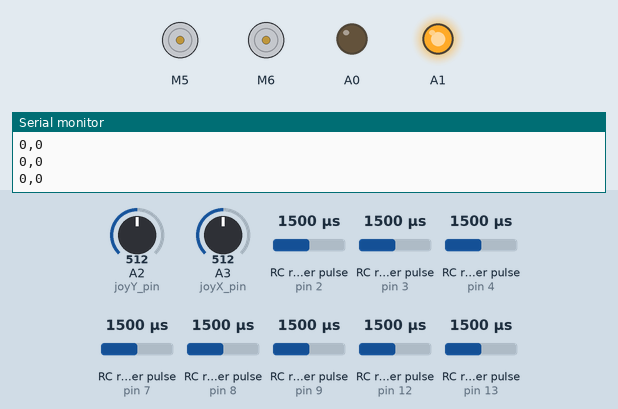
Simulated run of this sketch. Board: Arduino Uno, built with avr-gcc and run on an emulated ATmega328P. Shown: 2 × DC motor (green arrow = forward, orange = backward, longer = faster), output pins drawn as LEDs (lit = HIGH), the last lines printed to the serial monitor. Wiring (inferred from the names in the program): 8 × RC receiver channel: data pin 2 / data pin 3 / data pin 4 / data pin 7 / data pin 8 / data pin 9 / data pin 12 / data pin 13. Inputs (shaded band) come from the test bench; at power-on: RC receiver pulse (sensors on pin 12, pin 2, pin 7, pin 8, pin 3, pin 4, pin 9, pin 13) 1500 µs, A2 (joyY_pin) = 512, A3 (joyX_pin) = 512.

Above: at 1.2 s.
1.3 s: RC receiver pulse (sensor on pin 12) set to 1020 µs
At 2.6 s:
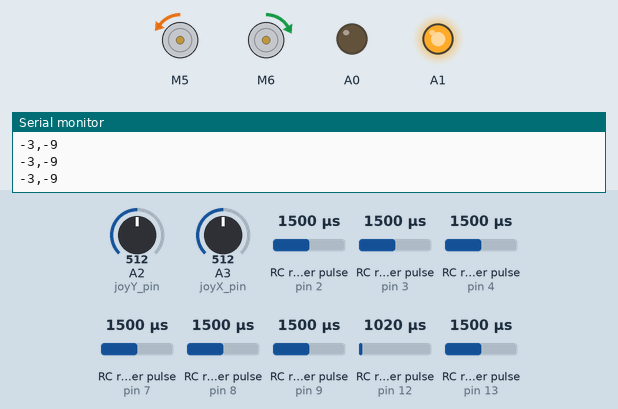
2.9 s: RC receiver pulse (sensor on pin 2) set to 1020 µs
At 4.5 s:
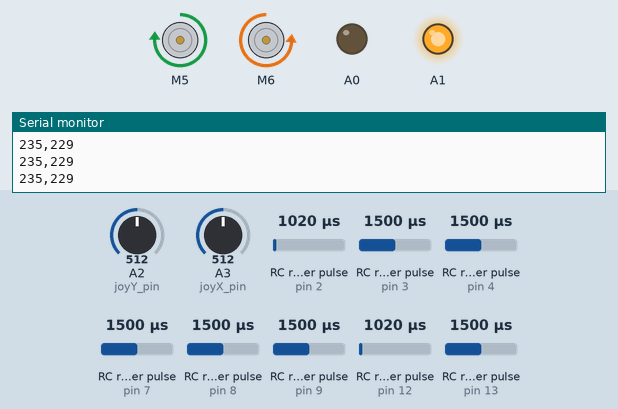
5.1 s: RC receiver pulse (sensor on pin 7) set to 1166 µs
6.6 s: RC receiver pulse (sensor on pin 7) set to 1134 µs
At 7.4 s:
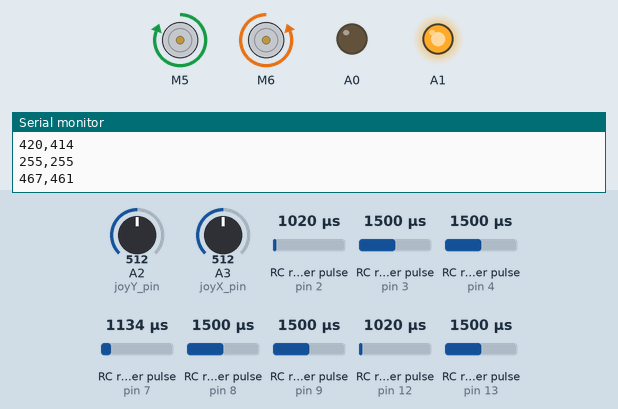
8.2 s: RC receiver pulse (sensor on pin 2) set to 1500 µs
At 8.76 s:
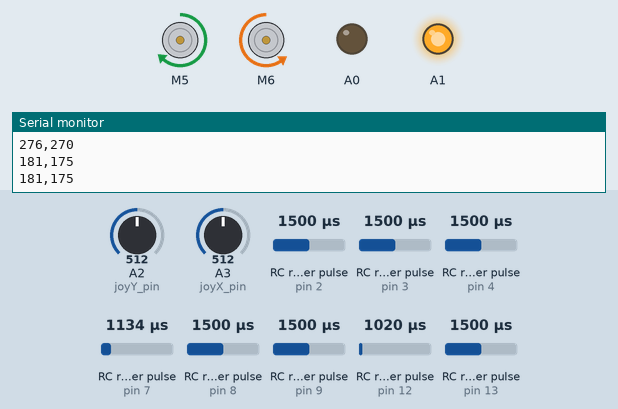
10.3 s: RC receiver pulse (sensor on pin 8) set to 1020 µs
At 12.1 s:
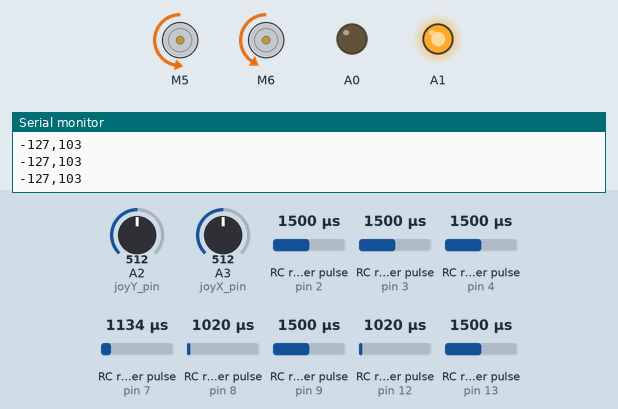
Timing chart, 0 to 13.5 s (numbered marks = the images above; inputs shaded):
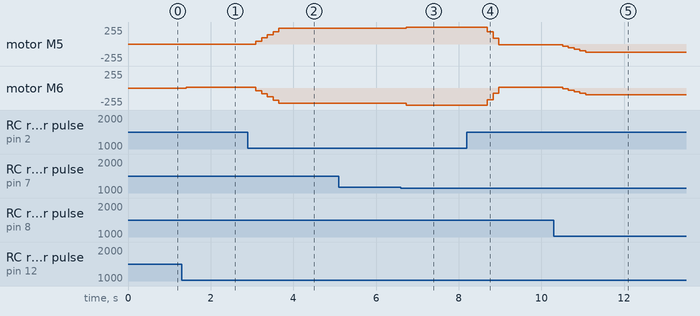

Measured:
- after the input at 1.3 s, motor M5: stopped → backward 3/255 after 0.11 s; motor M6: stopped → forward 9/255 after 0.11 s
- after the input at 2.9 s, motor M5: moves from backward 3/255 to forward 235/255 over 0.56 s, starting after 0.19 s; motor M6: moves from forward 9/255 to backward 229/255 over 0.56 s, starting after 0.19 s
- after the input at 6.6 s, motor M5: forward 235/255 → forward 255/255 after 0.13 s; motor M6: backward 229/255 → backward 255/255 after 0.13 s
- after the input at 8.2 s, motor M5: forward 255/255 → forward 181/255 after 0.49 s, → forward 86/255 0.14 s later, → backward 9/255 0.14 s later; motor M6: backward 255/255 → backward 175/255 after 0.49 s, → backward 80/255 0.14 s later, → forward 15/255 0.14 s later
- after the input at 10.3 s, motor M5: moves from backward 9/255 to backward 127/255 over 0.56 s, starting after 0.21 s; motor M6: moves from forward 15/255 to backward 103/255 over 0.56 s, starting after 0.21 s

The sketch:

RC_drivecode_1.0.ino
```cpp
#include "CytronMotorDriver.h"

#define CH1 8 //right x
#define CH2 2 //right y
#define CH3 3 //left y (not springy)
#define CH4 4 //left x
#define CH5 7 //switch a
#define CH6 12 //switch c (3-positon)
#define CH7 13 //switch f
#define CH8 9 //switch h (springy)

#define joyX_pin A3
#define joyY_pin A2
#define joyButt_pin A4

int joyXOff = 0;
int joyYOff = 0;
int speedMultiplier = 1;
double curveX = 1.5;
double curveY = 1.5;

#define JOY_DEADZONE 15

//#define rightMotorMagnitude 9
//#define rightMotorDirection 10
//#define rightMotorDirectionReverse 11
//#define leftMotorMagnitude 5
//#define leftMotorDirection 6
//#define leftMotorDirectionReverse 7
CytronMD leftMotor(PWM_DIR, 5, 10);
CytronMD rightMotor(PWM_DIR, 6, 11);


#define PWM_VCC 13
#define PWM_GND 12

const int chXInterval = 5; // the window to integrate over. Increase this value to increase smoothing
float chXRunningSum = 0;  // this is integrated
int chXReadingList[chXInterval];
int chXPointer = 0;

const int chYInterval = 5; // the window to integrate over. Increase this value to increase smoothing
float chYRunningSum = 0;  // this is integrated
int chYReadingList[chYInterval];
int chYPointer = 0;

uint8_t framesToSkip = 80; // how many iterations of the loop to go through before making a new controller reading
uint8_t frameCounter = 0;

void setup() {
  pinMode(A1, OUTPUT);
  pinMode(A0, OUTPUT);
  digitalWrite(A1, HIGH); // power for the joystick
  digitalWrite(A0, LOW);

  digitalWrite(PWM_GND, LOW); // power for pwm
  digitalWrite(PWM_VCC, HIGH);

  pinMode(CH1, INPUT);
  pinMode(CH2, INPUT);
  pinMode(CH3, INPUT);
  pinMode(CH4, INPUT);
  pinMode(CH5, INPUT);
  pinMode(CH6, INPUT);
  pinMode(CH7, INPUT);
  pinMode(CH8, INPUT);

  pinMode(joyX_pin, INPUT);
  pinMode(joyY_pin, INPUT);

  //pinMode(rightMotorMagnitude, OUTPUT);
  //pinMode(rightMotorDirectionForward, OUTPUT);
  //pinMode(rightMotorDirectionReverse, OUTPUT);
  //pinMode(leftMotorMagnitude, OUTPUT);
  //pinMode(leftMotorDirectionForward, OUTPUT);
  //pinMode(leftMotorDirectionReverse, OUTPUT);

  Serial.begin(115200);

  // initialize to all 0
  for (int i = 0; i < chXInterval; i++) {
    chXReadingList[i] = 0;
  }
  for (int i = 0; i < chYInterval; i++) {
    chYReadingList[i] = 0;
  }

  // account for joystick offset
  joyXOff = analogRead(joyX_pin) - 1024/2;
  joyYOff = analogRead(joyY_pin) - 1024/2;

  waitForStartCondition();
}

void loop() {
  // this might be done better with delay(ms);
  if(++frameCounter % framesToSkip == 0) {

    int joyX_raw = analogRead(joyX_pin) - joyXOff; //thumbpad
    int joyY_raw = analogRead(joyY_pin) - joyYOff;

    int rightX_raw = readcontrol(CH1); //remote control
    int rightY_raw = readcontrol(CH2);
    int leftY_raw = readcontrol(CH3);
    int leftX_raw = readcontrol(CH4);

    bool CH5Enabled;
    if(896 < readcontrol(CH5) && readcontrol(CH5) < 1152){CH5Enabled = true;} else {CH5Enabled = false;}
    bool CH6Enabled;
    if(896 < readcontrol(CH6) && readcontrol(CH6) < 1152){CH6Enabled = true;} else {CH6Enabled = false;}
    bool CH7Enabled;
    if(896 < readcontrol(CH7) && readcontrol(CH7) < 1152){CH7Enabled = false;} else {CH7Enabled = true;}
    bool CH8Enabled;
    if(896 < readcontrol(CH8) && readcontrol(CH8) < 1152){CH8Enabled = false;} else {CH8Enabled = true;}

    joyX_raw = map(joyX_raw, 0, 1023, -255, 255);
    joyY_raw = map(joyY_raw, 0, 1023, -255, 255) * (CH5Enabled + 1);

    rightX_raw = (map(rightX_raw, 1024, 2047, -127, 127)+12);
    rightY_raw = (map(rightY_raw, 1024, 2047, 255, -255)-24) * (CH5Enabled + 1);
    leftY_raw = (map(leftY_raw, 1024, 2047, 255, 0)-24);
    leftX_raw = (map(leftX_raw, 1024, 2047, 127, -127)-12) * (CH5Enabled + 1);

    int couchX, couchY, leftPower, rightPower;
    //if(CH5Enabled == 1){
      couchX = smoothControl(rightX_raw, chXRunningSum, chXReadingList, chXPointer, chXInterval) * CH6Enabled * curveInput(rightX_raw, curveX, 63);
      couchY = smoothControl(rightY_raw, chYRunningSum, chYReadingList, chYPointer, chYInterval) * CH6Enabled * curveInput(rightX_raw, curveY, 128);
      leftPower = couchY + couchX;
      rightPower = couchY - couchX;
      setMotors(leftPower, rightPower);
    //} else {
      /*
      int couchX = smoothControl(joyX_raw, chXRunningSum, chXReadingList, chXPointer, chXInterval);
      int couchY = smoothControl(joyY_raw, chYRunningSum, chYReadingList, chYPointer, chYInterval);
      int leftPower = couchY + couchX;
      int rightPower = couchY - couchX;
      setMotors(leftPower * speedMultiplier, rightPower * speedMultiplier);
      Serial.print(couchX);
      Serial.print(',');
      Serial.println(couchY);
      */
    //  setMotors(0, 0);
    //}

    frameCounter = 0;

    //Serial.print(',');
    //Serial.print(rightX_raw);
    //Serial.print(',');
    //Serial.print(rightY_raw);
    //Serial.print(',');
    Serial.print(leftPower);
    Serial.print(',');
    Serial.println(rightPower);
  }
}

void waitForStartCondition() {
  // wait for push up
  /*
  while(map(smoothControl(analogRead(joyY_pin)-joyYOff, ch1RunningSum, ch1ReadingList, ch1Pointer, ch1Interval), 0, 1024, -255, 255) < 200) {
    delay(1);
  }
  // wait for release
  while(map(smoothControl(analogRead(joyY_pin), ch1RunningSum, ch1ReadingList, ch1Pointer, ch1Interval), 0, 1024, -255, 255) > 25) {
    delay(1);
  } */
}

int readcontrol(int CH) {
 int wavepeak = pulseIn(CH, HIGH, 25000);
 if(wavepeak == 0){
   wavepeak = pulseIn(CH, HIGH, 25000);
 }
 return wavepeak;
}

int smoothControl(int reading, float &runningSum, int valList[], int &indexPointer, int integrationInterval) {
  runningSum -= valList[indexPointer];
  runningSum += reading;
  valList[indexPointer] = reading;

  indexPointer++;
  indexPointer = indexPointer % integrationInterval;

  return (runningSum / integrationInterval);
}

float curveInput(float reading, float curveExp, float maximum) {
  reading = reading / maximum;
  //return(pow(reading, curveExp));
  return 1;
}

/**
 * set signed output to motors within a range of -255 to 255
 */
void setMotors(int left, int right) {
  left = constrain(left, -255, 255);
  right = constrain(right, -255, 255);
  Serial.print(left);
  Serial.print(',');
  Serial.println(right);

  leftMotor.setSpeed(left);
  rightMotor.setSpeed(-right);

  //digitalWrite(leftMotorDirection, left > 0);
  //digitalWrite(leftMotorDirectionReverse, left < JOY_DEADZONE);
  //analogWrite(leftMotorMagnitude, abs(left));

  //digitalWrite(rightMotorDirection, right > 0);
  //digitalWrite(rightMotorDirectionReverse, right < JOY_DEADZONE);
  //analogWrite(rightMotorMagnitude, abs(right));
}
```
